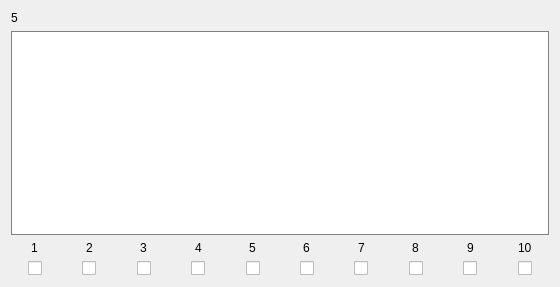
            <widget class="QWidget" name="scrollAreaWidgetContents_165">
             <property name="geometry">
              <rect>
               <x>0</x>
               <y>0</y>
               <width>560</width>
               <height>287</height>
              </rect>
             </property>
             <layout class="QVBoxLayout" name="verticalLayout_109">
              <item>
               <widget class="QLabel" name="Name_5">
                <property name="text">
                 <string>5</string>
                </property>
               </widget>
              </item>
              <item>
               <widget class="QTextEdit" name="Text_5">
                <property name="styleSheet">
                 <string notr="true">border: 1px solid gray</string>
                </property>
               </widget>
              </item>
              <item>
               <layout class="QHBoxLayout" name="horizontalLayout_8">
                <property name="bottomMargin">
                 <number>0</number>
                </property>
                <item>
                 <layout class="QVBoxLayout" name="verticalLayout_44">
                  <property name="rightMargin">
                   <number>0</number>
                  </property>
                  <property name="bottomMargin">
                   <number>0</number>
                  </property>
                  <item alignment="Qt::AlignHCenter">
                   <widget class="QLabel" name="label_42">
                    <property name="text">
                     <string>1</string>
                    </property>
                   </widget>
                  </item>
                  <item alignment="Qt::AlignHCenter">
                   <widget class="QCheckBox" name="Check_5_1">
                    <property name="text">
                     <string/>
                    </property>
                   </widget>
                  </item>
                 </layout>
                </item>
                <item>
                 <layout class="QVBoxLayout" name="verticalLayout_45">
                  <property name="rightMargin">
                   <number>0</number>
                  </property>
                  <property name="bottomMargin">
                   <number>0</number>
                  </property>
                  <item alignment="Qt::AlignHCenter">
                   <widget class="QLabel" name="label_43">
                    <property name="text">
                     <string>2</string>
                    </property>
                   </widget>
                  </item>
                  <item alignment="Qt::AlignHCenter">
                   <widget class="QCheckBox" name="Check_5_2">
                    <property name="text">
                     <string/>
                    </property>
                   </widget>
                  </item>
                 </layout>
                </item>
                <item>
                 <layout class="QVBoxLayout" name="verticalLayout_46">
                  <property name="rightMargin">
                   <number>0</number>
                  </property>
                  <property name="bottomMargin">
                   <number>0</number>
                  </property>
                  <item alignment="Qt::AlignHCenter">
                   <widget class="QLabel" name="label_44">
                    <property name="text">
                     <string>3</string>
                    </property>
                   </widget>
                  </item>
                  <item alignment="Qt::AlignHCenter">
                   <widget class="QCheckBox" name="Check_5_3">
                    <property name="text">
                     <string/>
                    </property>
                   </widget>
                  </item>
                 </layout>
                </item>
                <item>
                 <layout class="QVBoxLayout" name="verticalLayout_47">
                  <property name="rightMargin">
                   <number>0</number>
                  </property>
                  <property name="bottomMargin">
                   <number>0</number>
                  </property>
                  <item alignment="Qt::AlignHCenter">
                   <widget class="QLabel" name="label_45">
                    <property name="text">
                     <string>4</string>
                    </property>
                   </widget>
                  </item>
                  <item alignment="Qt::AlignHCenter">
                   <widget class="QCheckBox" name="Check_5_4">
                    <property name="text">
                     <string/>
                    </property>
                   </widget>
                  </item>
                 </layout>
                </item>
                <item>
                 <layout class="QVBoxLayout" name="verticalLayout_48">
                  <property name="rightMargin">
                   <number>0</number>
                  </property>
                  <property name="bottomMargin">
                   <number>0</number>
                  </property>
                  <item alignment="Qt::AlignHCenter">
                   <widget class="QLabel" name="label_46">
                    <property name="text">
                     <string>5</string>
                    </property>
                   </widget>
                  </item>
                  <item alignment="Qt::AlignHCenter">
                   <widget class="QCheckBox" name="Check_5_5">
                    <property name="text">
                     <string/>
                    </property>
                   </widget>
                  </item>
                 </layout>
                </item>
                <item>
                 <layout class="QVBoxLayout" name="verticalLayout_49">
                  <property name="rightMargin">
                   <number>0</number>
                  </property>
                  <property name="bottomMargin">
                   <number>0</number>
                  </property>
                  <item alignment="Qt::AlignHCenter">
                   <widget class="QLabel" name="label_47">
                    <property name="text">
                     <string>6</string>
                    </property>
                   </widget>
                  </item>
                  <item alignment="Qt::AlignHCenter">
                   <widget class="QCheckBox" name="Check_5_6">
                    <property name="text">
                     <string/>
                    </property>
                   </widget>
                  </item>
                 </layout>
                </item>
                <item>
                 <layout class="QVBoxLayout" name="verticalLayout_50">
                  <property name="rightMargin">
                   <number>0</number>
                  </property>
                  <property name="bottomMargin">
                   <number>0</number>
                  </property>
                  <item alignment="Qt::AlignHCenter">
                   <widget class="QLabel" name="label_48">
                    <property name="text">
                     <string>7</string>
                    </property>
                   </widget>
                  </item>
                  <item alignment="Qt::AlignHCenter">
                   <widget class="QCheckBox" name="Check_5_7">
                    <property name="text">
                     <string/>
                    </property>
                   </widget>
                  </item>
                 </layout>
                </item>
                <item>
                 <layout class="QVBoxLayout" name="verticalLayout_51">
                  <property name="rightMargin">
                   <number>0</number>
                  </property>
                  <property name="bottomMargin">
                   <number>0</number>
                  </property>
                  <item alignment="Qt::AlignHCenter">
                   <widget class="QLabel" name="label_49">
                    <property name="text">
                     <string>8</string>
                    </property>
                   </widget>
                  </item>
                  <item alignment="Qt::AlignHCenter">
                   <widget class="QCheckBox" name="Check_5_8">
                    <property name="text">
                     <string/>
                    </property>
                   </widget>
                  </item>
                 </layout>
                </item>
                <item>
                 <layout class="QVBoxLayout" name="verticalLayout_52">
                  <property name="rightMargin">
                   <number>0</number>
                  </property>
                  <property name="bottomMargin">
                   <number>0</number>
                  </property>
                  <item alignment="Qt::AlignHCenter">
                   <widget class="QLabel" name="label_50">
                    <property name="text">
                     <string>9</string>
                    </property>
                   </widget>
                  </item>
                  <item alignment="Qt::AlignHCenter">
                   <widget class="QCheckBox" name="Check_5_9">
                    <property name="text">
                     <string/>
                    </property>
                   </widget>
                  </item>
                 </layout>
                </item>
                <item>
                 <layout class="QVBoxLayout" name="verticalLayout_53">
                  <property name="rightMargin">
                   <number>0</number>
                  </property>
                  <property name="bottomMargin">
                   <number>0</number>
                  </property>
                  <item alignment="Qt::AlignHCenter">
                   <widget class="QLabel" name="label_51">
                    <property name="text">
                     <string>10</string>
                    </property>
                   </widget>
                  </item>
                  <item alignment="Qt::AlignHCenter">
                   <widget class="QCheckBox" name="Check_5_10">
                    <property name="text">
                     <string/>
                    </property>
                   </widget>
                  </item>
                 </layout>
                </item>
               </layout>
              </item>
             </layout>
            </widget>
